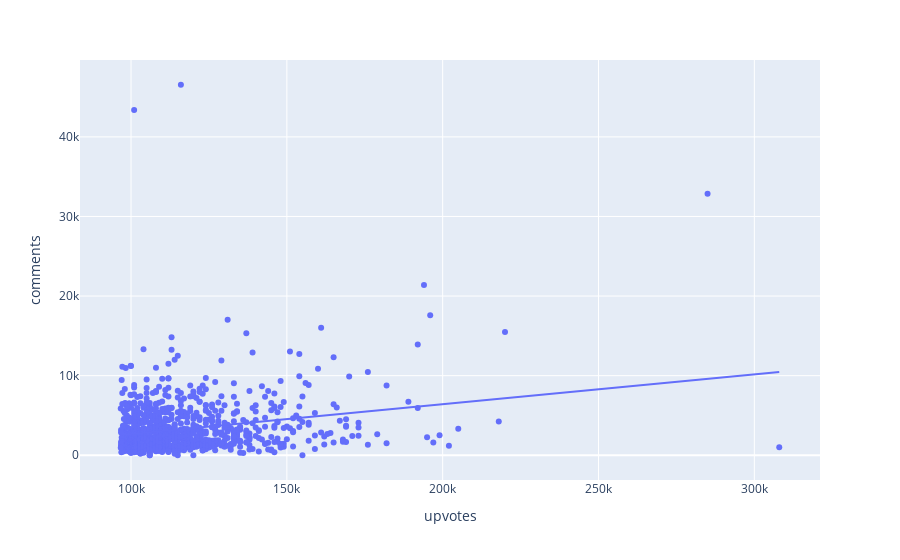

Notebook cell for this chart:
### Code cell
# Read the CSV file and create a DataFrame
df = pd.read_csv('top_year_subreddit.csv')

# Function to convert 'upvotes' to numeric values
def convert_upvotes(upvotes_str):
    if isinstance(upvotes_str, str) and 'k' in upvotes_str:
        return float(upvotes_str.replace('k', '')) * 1000
    else:
        return float(upvotes_str)

# Apply the function to the 'upvotes' column
df['upvotes'] = df['upvotes'].apply(convert_upvotes)


# Clean the 'comments' column and extract numeric values
df['comments'] = df['comments'].str.extract('(\d+)').astype(int)

# Calculate the correlation between upvotes and comments
corr_upvotes_comments = df['upvotes'].corr(df['comments'])

# Create a scatter plot of upvotes vs comments with a trendline
fig = px.scatter(df, x='upvotes', y='comments', trendline='ols', labels={'x': 'Number of Upvotes', 'y': 'Number of Comments'})
fig.show()

print('Correlation between upvotes and comments:', corr_upvotes_comments)

### Figure 1 — Plotly figure (JSON) as saved in the notebook; plotly's stock layout.template omitted (floating-point values rounded to 4 significant figures; data arrays with more than 128 entries replaced by an {"elided": "..."} marker saying what was removed)
{"data": [{"hovertemplate": "upvotes=%{x}<br>comments=%{y}<extra></extra>", "legendgroup": "", "marker": {"color": "#636efa", "symbol": "circle"}, "mode": "markers", "name": "", "orientation": "v", "showlegend": false, "type": "scatter", "x": {"elided": "939 int values"}, "xaxis": "x", "y": {"elided": "939 int values"}, "yaxis": "y"}, {"hovertemplate": "<b>OLS trendline</b><br>comments = 0.0374614 * upvotes + -1082.11<br>R<sup>2</sup>=0.051553<br><br>upvotes=%{x}<br>comments=%{y} <b>(trend)</b><extra></extra>", "legendgroup": "", "marker": {"color": "#636efa", "symbol": "circle"}, "mode": "lines", "name": "", "showlegend": false, "type": "scatter", "x": {"elided": "939 int values"}, "xaxis": "x", "y": {"elided": "939 float values"}, "yaxis": "y"}], "layout": {"legend": {"tracegroupgap": 0}, "margin": {"t": 60}, "xaxis": {"anchor": "y", "domain": [0, 1], "title": {"text": "upvotes"}}, "yaxis": {"anchor": "x", "domain": [0, 1], "title": {"text": "comments"}}}}
